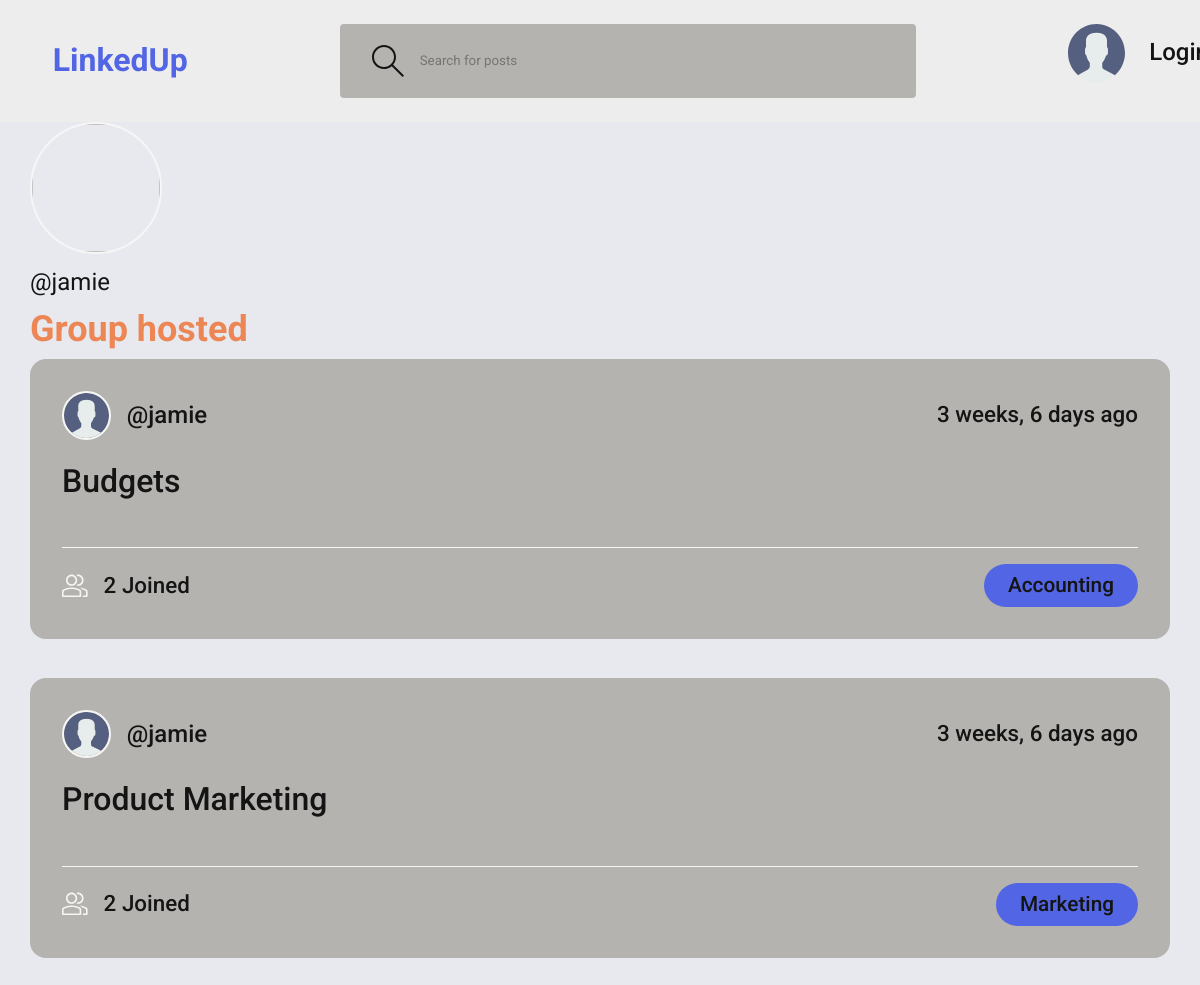
The app's page /profile/2/ with its own data.
### office_app/models.py (models this page shows, shortened)
class Room(models.Model):
    host = models.ForeignKey(User, on_delete=models.SET_NULL, null=True)
    topic = models.ForeignKey(Topic, on_delete=models.SET_NULL, null=True)
    name = models.CharField(max_length=200)
    description = models.TextField(null=True, blank=True)
    participants = models.ManyToManyField(User, related_name="participants", blank=True)
    updated = models.DateTimeField(auto_now=True)
    created = models.DateTimeField(auto_now_add=True)
    class Meta:
        ordering = ["-updated", "-created"]

class Topic(models.Model):
    name = models.CharField(max_length=200)

### office_app/views.py (the view)
# urls.py: path("profile/<str:pk>/", views.userProfile, name="user-profile"),
def userProfile(request, pk):
    user = User.objects.get(id=pk)
    rooms = user.room_set.all()
    room_messages = user.message_set.all()
    topics = Topic.objects.all()
    context = {
        "user": user,
        "rooms": rooms,
        "room_messages": room_messages,
        "topics": topics,
    }
    return render(request, "base/profile.html", context)

### templates/base/profile.html (shortened to what this page needs)
{% extends 'main.html' %}
{% block content %}
<main class="profile-page layout layout--3">
  <div class="container">
    <div class="roomList">
      <div class="profile">
        <div class="profile__avatar">
          <div class="avatar avatar--large active">
            <img src="{{user.avatar.url}}" />
          </div>
        </div>
        <div class="profile__info">
          <p>@{{user.username}}</p>
        </div>
      </div>
      <div class="roomList__header">
        <div>
          <h2>Group hosted</a>
          </h2>
        </div>
      </div>
      {% include 'base/activity-feed-component.html' %}
    </div>
  </div>
</main>
{% endblock content %}

### templates/base/activity-feed-component.html (shortened to what this page needs)
{% for room in rooms %}
{% load static %}
<div class="groupComponent">
  <div class="groupComponent__header">
    <a href="{% url 'user-profile' room.host.id %}" class="groupComponent__author">
      <div class="avatar avatar--small ">
        <img src="{% static 'images/avatar.svg' %}" />
      </div>
      <span>@{{room.host.username}}</span>
    </a>
    <div class="groupComponent__actions">
      <span>{{room.created|timesince}} ago</span>
    </div>
  </div>
  <div class="groupComponent__content">
    <a href="{% url 'room' room.id %}">{{room.name}}</a>
  </div>
  <div class="groupComponent__meta">
    <a href="{% url 'room' room.id %}" class="groupComponent__joined">
      {{room.participants.all.count}} Joined
    </a>
    <p class="groupComponent__topic">{{room.topic.name}}</p>
  </div>
</div>
{% endfor %}

### static/styles/style.css (style rules this page uses)
:root { --color-main: #f6f6f6; --color-main2: #ededed; --color-prime: #5265E4; --color-second: #ED8655; --color-yellow: #FFD748; --color-black: #141414; --color-grey: #b4b3af; }
* { margin: 0; padding: 0; box-sizing: border-box; font-family: "Roboto", sans-serif; text-decoration: none; }
body { line-height: 1.6; font-weight: 400; font-size: 1.5rem; color: var(--color-black); background-color: var(--color-main); min-height: 100vh; }
a { display: inline-block; color: var(--color-black); text-decoration: none; }
.container { max-width: 120rem; width: 95%; margin: auto; }
img { width: 100%; }
.groupComponent { margin-bottom: 2.4rem; background-color: var(--color-grey); border-radius: 1rem; padding: 2rem; }
.groupComponent__header { display: flex; justify-content: space-between; align-items: center; }
.groupComponent__author { font-weight: 500; display: flex; align-items: center; gap: 1rem; }
.groupComponent__actions { display: flex; align-items: flex-start; gap: 1rem; position: relative; }
.groupComponent__actions span { font-size: 1.4rem; font-weight: 500; }
.groupComponent__content { margin: 1rem 0; }
.groupComponent__content a { font-size: 2rem; font-weight: 500; margin-bottom: 1.5rem; color: var(--color-black); transition: all 0.3s ease-in-out; }
.groupComponent__meta { border-top: 1px solid var(--color-main); padding-top: 1rem; display: flex; align-items: center; justify-content: space-between; }
.groupComponent__joined { color: var(--color-black); display: flex; align-items: center; gap: 1rem; font-size: 1.4rem; font-weight: 500; }
.groupComponent__joined svg { fill: var(--color-main); width: 1.6rem; height: 1.6rem; }
.groupComponent__topic { padding: 5px 1.5rem; background-color: var(--color-prime); border-radius: 5rem; font-weight: 500; font-size: 1.3rem; }
.avatar { position: relative; display: inline-block; border-radius: 50%; border: 2px solid var(--color-main); }
.avatar img { display: block; border-radius: 50%; object-fit: cover; object-position: center; }
.avatar::after { content: ""; display: block; position: absolute; background-color: var(--color-gray); z-index: 111; border-radius: 50%; border: 0.3rem solid var(--color-dark); }
.avatar.active::after { background-color: var(--color-success); }
.avatar.avatar--small img { width: 2.8rem; height: 2.8rem; }
.avatar.avatar--small:after { width: 0.7rem; height: 0.7rem; bottom: 0px; right: -6px; }
.avatar.avatar--large img { display: block; width: 8rem; height: 8rem; border-radius: 50%; }
.avatar.avatar--large:after { width: 1rem; height: 1rem; bottom: 2px; right: 3.5px; }
.profile-page { margin-bottom: 1.5rem; }
.profile-page h2 { color: var(--color-second); }
body { font-family: "Roboto", sans-serif; background-color: rgb(232, 233, 239, 1); }

### records on screen
Room: host.username "jamie", created "3 weeks, 6 days", name "Budgets", participants.all.count "2", topic.name "Accounting"
Room: host.username "jamie", created "3 weeks, 6 days", name "Product Marketing", participants.all.count "2", topic.name "Marketing"

### other values on screen
{{ user.username }} "jamie"
